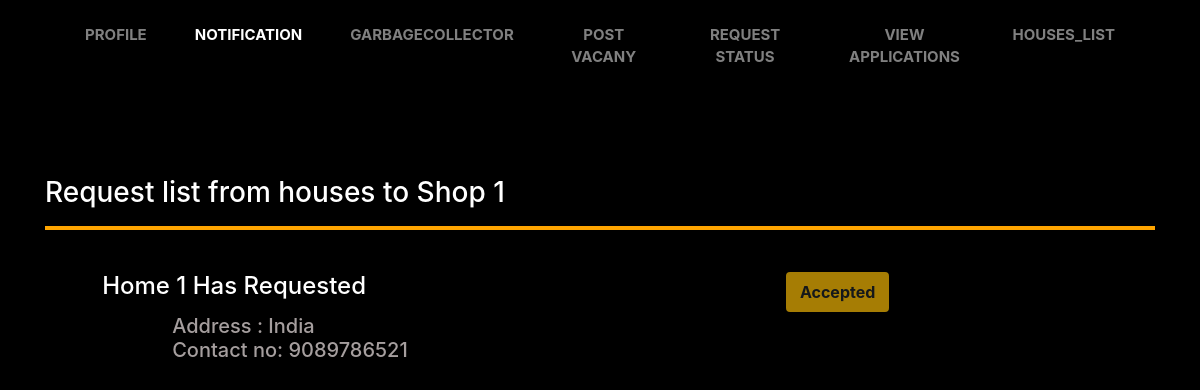
Screenshot of /Requests_view/1 with the database file from the repository.
### my_app/models.py (models this page shows, shortened)
class shopkeeper(models.Model):
    id = models.AutoField(primary_key=True)
    shopkeepername = models.CharField("Owner's name",max_length=225)
    shop_name = models.CharField("Your Shop name",max_length=255)
    password = models.CharField("Password",max_length=100)
    phone = models.CharField("Your Phone Number",max_length=100)
    email = models.EmailField("Your Email")
    city = models.CharField("Your City",max_length=200)
    state = models.CharField("Your State",max_length=200)
    address = models.CharField("Your Address",max_length=200)
    collector = models.ForeignKey(volunteer,on_delete=CASCADE,related_name="shopkeeper_collector",default=1)
    volunteers = models.ManyToManyField(volunteer, blank=True, related_name="shopkeeper_volunteers")
    garbage_collected = models.IntegerField(default=0)
    created_on = models.DateTimeField(auto_now_add=True)

class Requests(models.Model):
    id = models.AutoField(primary_key=True)
    req_by = models.ForeignKey(home,on_delete=models.CASCADE)
    req_to = models.ForeignKey(shopkeeper,on_delete=models.CASCADE)
    req_status=models.IntegerField(default=0)
    home_owner_name = models.CharField(max_length=50)
    objects=models.Manager()

class home(models.Model):
    id = models.AutoField(primary_key=True)
    owner_name = models.CharField("Owner's name",max_length=225)
    password = models.CharField("Password",max_length=100)
    phone = models.CharField("Your Phone Number",max_length=100)
    email = models.EmailField("Your Email")
    city = models.CharField("Your City",max_length=200)
    state = models.CharField("Your State",max_length=200)
    address = models.CharField("Your Address",max_length=200)
    volunteer = models.ForeignKey(volunteer,on_delete=CASCADE,default=1)
    garbage_collected = models.IntegerField(default=0)
    created_on = models.DateTimeField(auto_now_add=True)
    def __str__(self):
        return self.owner_name

### my_app/views.py (the view)
# urls.py: path('Requests_view/<int:id>', views.Requests_view,name="Requests_view"),
def Requests_view(request, id):
    s_obj = shopkeeper.objects.get(id=id)
    req_objects = Requests.objects.all().filter(req_to=id)
    return render(request, 'shopkeeper/shop_msg.html', {'req_objects' : req_objects, 's_obj' : s_obj})

### my_app/templates/shopkeeper/shop_msg.html (shortened to what this page needs)
<!DOCTYPE html>
<html lang="en">
<head>
    <link rel="stylesheet" href="https://maxcdn.bootstrapcdn.com/bootstrap/4.0.0/css/bootstrap.min.css">
</head>
<body>
  <div class="container">
    <nav class="navbar navbar-expand-lg navbar-dark dark-light">
      <div class="collapse navbar-collapse" id="navbarSupportedContent">
        <ul class="navbar-nav mr-auto">
          <li class="nav-item">
            <a class="nav-link" href="{% url 'profile_shopkeeper' s_obj.id %}">Profile</a>
          </li>
          <li class="nav-item active">
            <a class="nav-link" href="{% url 'Requests_view' s_obj.id %}">Notification</a>
          </li>
          <li class="nav-item">
            <a class="nav-link" href="{% url 'search_garbagecollector' s_obj.id %}">GarbageCollector</a>
          </li>
          <li class="nav-item">
            <a class="nav-link" href="{% url 'vacancy_shop' s_obj.id %}">Post Vacany</a>
          </li>
          <li class="nav-item">
            <a class="nav-link" href="{% url 'GarbageCollectors' s_obj.id %}">Request Status</a>
          </li>
          <li class="nav-item">
            <a class="nav-link" href="{% url 'View_application_shop' s_obj.id %}">View Applications</a>
          </li>
          <li class="nav-item">
            <a class="nav-link" href="{% url 'Houses_list' s_obj.id %}">Houses_list</a>
          </li>
        </ul>
      </div>
    </nav>
        <div class="row text-center">
        </div>
        <div class="request">
        <h3 style="color: white;">Request list from houses to {{ s_obj.shop_name }}</h3>
        <hr style="background-color: orange;border: 2px solid orange;">
        <div class="home">
          {% for req in req_objects %}
          <div class="row">
            <div class="col-8">
              <h4>
              {{ req.req_by }} Has Requested<br>
              <h5 style="padding-left: 70px;color:rgb(165, 158, 158);">
              Address : {{ req.req_by.address }}<br>
              Contact no: {{ req.req_by.phone }}
              </h5>
              </h4>
            </div>
            <div class="col-4">
              {% if req.req_status == 0 %}
              <a href="{% url 'accept_req' id=req.id %}" class="btn btn-success" >Accept</a>
              <a class="btn btn-danger" href="{% url 'decline_req' id=req.id %}" >Decline</a>
              {% elif req.req_status == 1  %}
              <button class="btn btn-warning" disabled="disabled">Accepted</button>
              {% else %}
              <button class="btn btn-danger" disabled="disabled">Declined</button>
              {% endif %}
            </div>
          </div>
          {% endfor %}
        </div>
        </div>
  </div>
</body>
</html>

### my_app/templates/shopkeeper/shop_msg.html (style rules this page uses)
body { background-color: black; }
.btn { background: transparent; border: 2px solid orange; color: white; font-weight: bold; }
a { text-decoration: none; }
.navbar-nav { text-transform: uppercase; text-align: center; font-weight: bold; }
.navbar-nav * { box-sizing: border-box; transition: all .35s ease; }
.navbar-nav li { display: inline-block; list-style: outside none none; margin: .5em 1em; padding: 0; }
.navbar-nav a { padding: .5em .8em; color: rgba(255,255,255,.5); position: relative; text-decoration: none; font-size: 15px; }
.navbar-nav a::before, .navbar-nav a::after { content: ''; height: 14px; width: 14px; position: absolute; transition: all .35s ease; opacity: 0; }
.navbar-nav a::before { content: ''; right: 0; top: 0; border-top: 3px solid orange; border-right: 3px solid orange; transform: translate(-100%, 50%); }
.navbar-nav a:after { content: ''; left: 0; bottom: 0; border-bottom: 3px solid orange; border-left: 3px solid orange; transform: translate(100%, -50%) }
.row { margin:2%; padding: 20px; border-radius: 20px; }
h4 { color: white; margin-bottom: 2%; }

### rows the page displays
shopkeeper: shop_name "Shop 1"
Requests: req_by "Home 1", req_by.address "India", req_by.phone "9089786521", req_status "Accepted"
